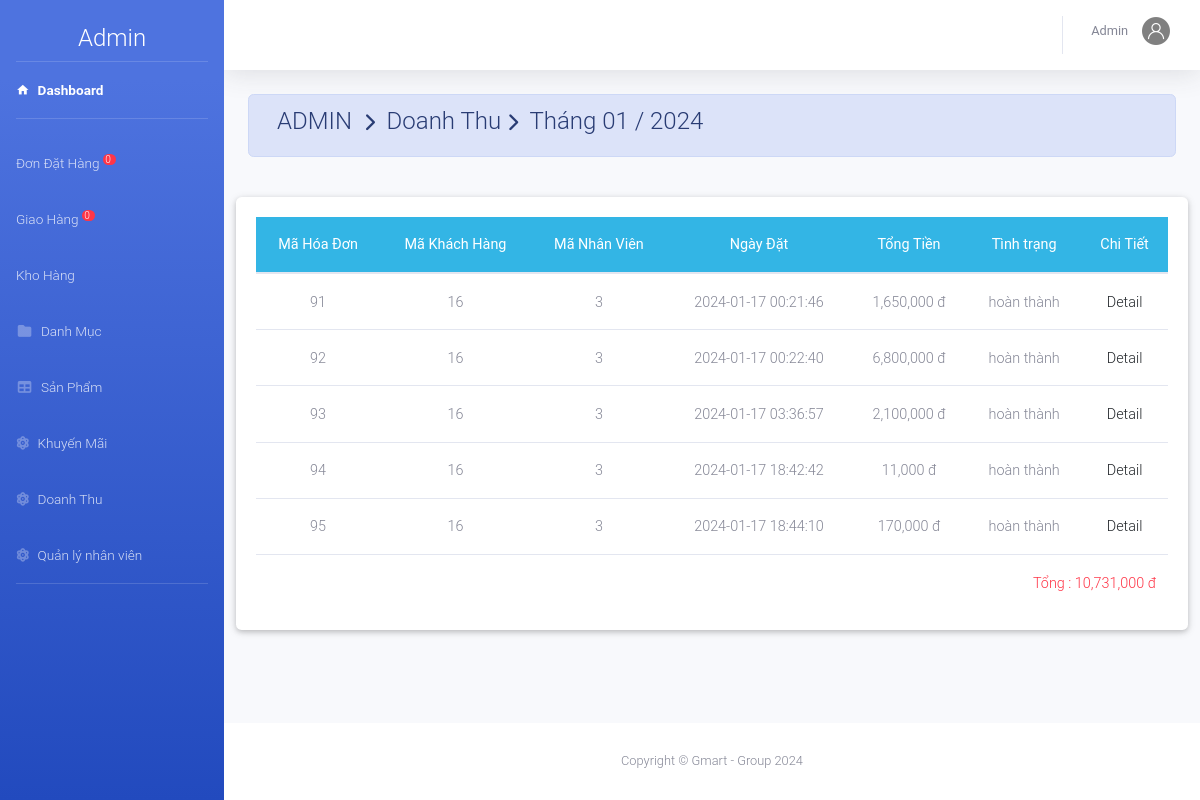
/admin/index.php?action=danhthu&view=ctdt&thang=1&nam=2024 (signed in), run on the app's committed database.
### tables this page shows
CREATE TABLE `hoadon` (
  `MaHD` int NOT NULL,
  `MaKH` int NOT NULL,
  `MaNV` int DEFAULT NULL,
  `NgayDat` datetime DEFAULT CURRENT_TIMESTAMP,
  `NgayGiao` datetime DEFAULT NULL,
  `TinhTrang` varchar(20) DEFAULT NULL,
  `TongTien` decimal(10,0) NOT NULL,
  `MaNVGH` varchar(50) DEFAULT NULL
);

### admin/danhthu/chitiet.php (the view, shortened to what this page needs)
<?php
if (isset($_GET['thang'])) {
    $thang = $_GET['thang'];
    $nam = $_GET['nam'];
    if ($thang >= 1 and $thang <= 9) {
        $thang = '0' . $thang;
    }
    $sql = "SELECT * FROM `hoadon` WHERE NgayGiao like '$nam-$thang-%%' and TinhTrang='hoàn thành'";
    $rs = mysqli_query($conn, $sql);
?>
    <div class="container-fluid">
        <div class=" alert alert-primary">
            <h4 class="page-title">
                 ADMIN &#160;<i class="fas fa-chevron-right" style="font-size: 18px"></i>&#160; Doanh Thu&#160;<i class="fas fa-chevron-right" style="font-size: 18px"></i>&#160; Tháng <?php echo $thang . ' / ' . $nam ?>
            </h4>
        </div><br>
        <div class="card card-body row">
            <table class="table table-hover m-auto text-center" style="font-size: 13px;">
                <thead class="badge-info">
                    <tr>
                        <th>Mã Hóa Đơn</th>
                        <th>Mã Khách Hàng</th>
                        <th>Mã Nhân Viên</th>
                        <th>Ngày Đặt</th>
                        <th>Tổng Tiền</th>
                        <th>Tình trạng</th>
                        <th>Chi Tiết</th>
                    </tr>
                </thead>
                <tbody>
                    <?php $so = 0;
                    while ($row = mysqli_fetch_array($rs)) { ?>
                        <tr>
                            <td><?php echo $row['MaHD']; ?></td>
                            <td><?php echo $row['MaKH']; ?></td>
                            <td><?php echo $row['MaNV']; ?></td>
                            <td><?php echo $row['NgayDat']; ?></td>
                            <td><?php echo number_format($row['TongTien']) . ' đ'; ?></td>
                            <td><?php echo $row['TinhTrang']; ?></td>
                            <td><a href="index.php?action=xldathang&view=ctdh&mahd=<?php echo $row['MaHD']; ?>">Detail </a></td>
                        </tr>
                    <?php $so = $so + $row['TongTien'];
                    } ?>
                    <tr class="text-right text-danger" style="font-size: 150%">
                        <td colspan="7"> Tổng : <?php echo number_format($so) . ' đ'; ?></td>
                    </tr>
                </tbody>
            </table>
        </div>
    </div><?php  }
            ?><div class="container-fluid">

### data on the page
hoadon: MaHD "91", MaKH "16", MaNV "3", NgayDat "2024-01-17 00:21:46", TongTien "1,650,000", TinhTrang "hoàn thành"
hoadon: MaHD "92", MaKH "16", MaNV "3", NgayDat "2024-01-17 00:22:40", TongTien "6,800,000", TinhTrang "hoàn thành"
hoadon: MaHD "93", MaKH "16", MaNV "3", NgayDat "2024-01-17 03:36:57", TongTien "2,100,000", TinhTrang "hoàn thành"
hoadon: MaHD "94", MaKH "16", MaNV "3", NgayDat "2024-01-17 18:42:42", TongTien "11,000", TinhTrang "hoàn thành"
hoadon: MaHD "95", MaKH "16", MaNV "3", NgayDat "2024-01-17 18:44:10", TongTien "170,000", TinhTrang "hoàn thành"

### other printed values
$dem "0"
$nv['TenNV'] "Admin"
$thang "01"
$nam "2024"
$so "10,731,000"
